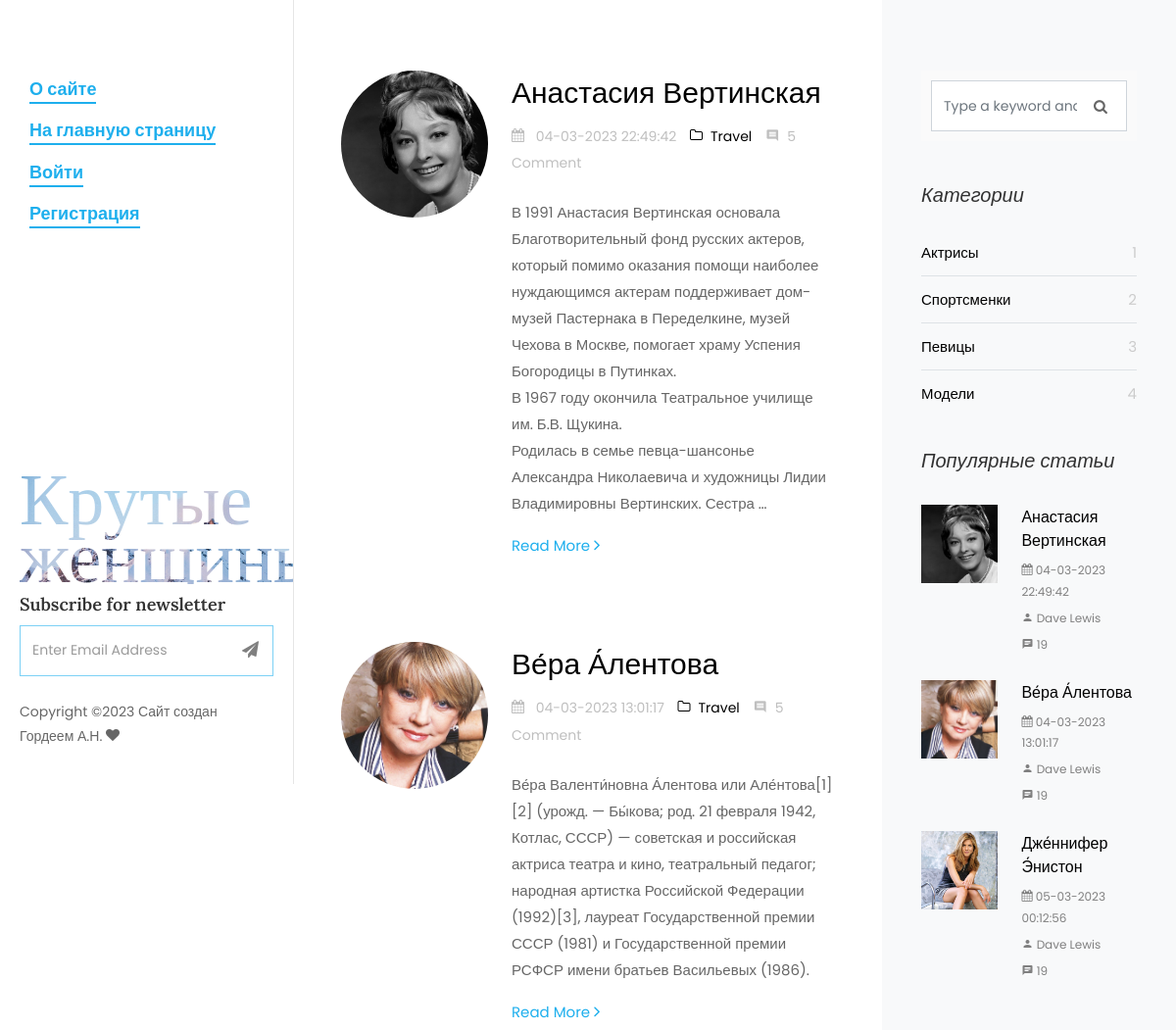
The page /cats/aktrisy/ (upper part) on the database as committed earlier.
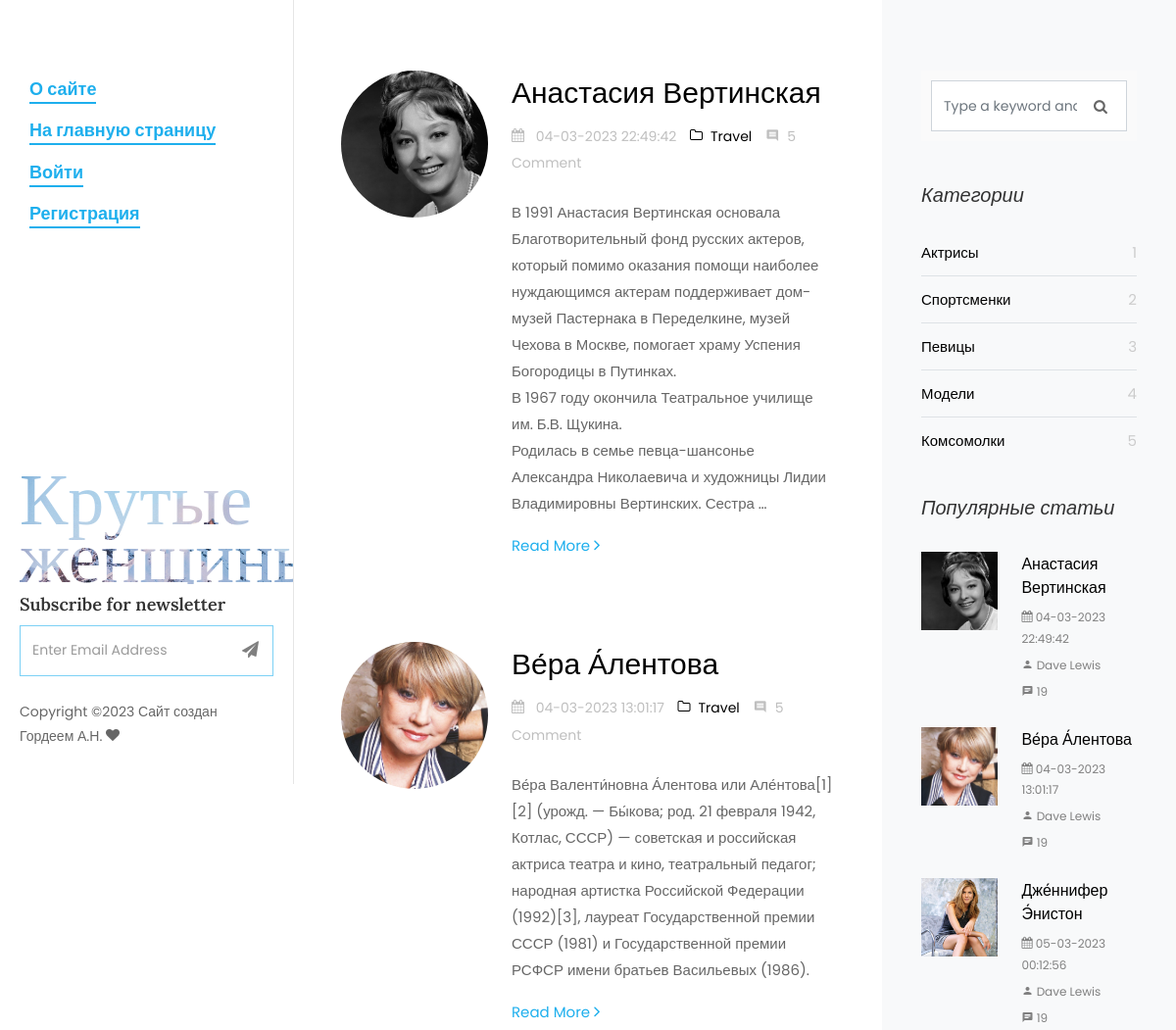
The same page on the database as committed later.
### women/models.py (models this page shows, shortened)
class Women(models.Model):
    objects = None
    title = models.CharField(max_length=255, verbose_name='Заголовок')
    content = models.TextField(blank=True)
    photo = models.ImageField(upload_to="photos/%Y/%m/%d/")
    time_create = models.DateTimeField(auto_now_add=True)
    slug = models.SlugField(max_length=250, unique= True, db_index= True, verbose_name= "URL")
    time_update = models.DateTimeField(auto_now=True)
    is_published = models.BooleanField(default=True)
    cat = models.ForeignKey('Category', on_delete=models.PROTECT, )
    class Meta:
        verbose_name_plural = 'Известные женщины'
        ordering = ('cat', 'title')

class Category(models.Model):
    name = models.CharField(max_length=100, db_index=True)
    slug = models.SlugField(max_length=250, unique=True, db_index=True, verbose_name='URL')
    class Meta:
        verbose_name_plural = 'Категории'
    def get_absolute_url(self):
        return reverse('category', kwargs={'cat_slug': self.slug})

### women/views.py (the view)
# urls.py: path('cats/<slug:cat_slug>/', CategoryListView.as_view(), name='category'),
class CategoryListView(DataMixin, ListView):
    paginate_by = 4
    model = Women
    template_name = 'women/category.html'
    context_object_name = 'posts'
    def get_queryset(self):
        return self.model.objects.filter(cat__slug=self.kwargs['cat_slug'], is_published=True)
    def get_context_data(self):
        context = super(CategoryListView, self).get_context_data()
        context['menu'] = menu
        context['cats'] = Category.objects.all()
        return context

### women/templates/women/category.html (shortened to what this page needs)
{% load static %}
<!DOCTYPE html>
<html lang="en">
  <head>
    <link rel="stylesheet" href="{% static 'css/open-iconic-bootstrap.min.css' %}">
    <link rel="stylesheet" href="{% static 'css/animate.css' %}">
    <link rel="stylesheet" href="{% static 'css/owl.carousel.min.css' %}">
    <link rel="stylesheet" href="{% static 'css/owl.theme.default.min.css' %}">
    <link rel="stylesheet" href="{% static 'css/magnific-popup.css' %}">
    <link rel="stylesheet" href="{% static 'css/aos.css' %}">
    <link rel="stylesheet" href="{% static 'css/ionicons.min.css' %}">
    <link rel="stylesheet" href="{% static 'css/bootstrap-datepicker.css' %}">
    <link rel="stylesheet" href="{% static 'css/jquery.timepicker.css' %}">
    <link rel="stylesheet" href="{%  static 'css/flaticon.css' %}">
    <link rel="stylesheet" href="{% static 'css/icomoon.css' %}">
    <link rel="stylesheet" href="{% static 'css/style.css' %}">
  </head>
  <body>
	{% include 'women/side-header.html' %}
		<div id="colorlib-main">
			<section class="ftco-section ftco-no-pt ftco-no-pb">
	    	<div class="container">
	    		<div class="row d-flex">
	    			<div class="col-xl-8 py-5 px-md-5">
						{% for p in posts %}
	    				<div class="row pt-md-4">
			    			<div class="col-md-12">
									<div class="blog-entry ftco-animate d-md-flex">
										<a href="" class="img img-2"
										   style="background-image: url('{{ p.photo.url }}');"></a>
										<div class="text text-2 pl-md-4">
				              <h3 class="mb-2"><a href="{% url 'post' p.slug %}" > {{ p.title }} </a></h3>
				              <div class="meta-wrap">
												<p class="meta">
				              		<span><i class="icon-calendar mr-2"></i> {{p.time_update|date:'d-m-Y H:i:s' }} </span>
				              		<span><a href="single.html"><i class="icon-folder-o mr-2"></i>Travel</a></span>
				              		<span><i class="icon-comment2 mr-2"></i>5 Comment</span>
				              	</p>
			              	</div>
				              <p class="mb-4"> {{ p.content | linebreaks | truncatewords:50 }}</p>
				              <p><a href=" {% url 'post' p.slug %} " class="btn-custom">Read More <span class="ion-ios-arrow-forward"></span></a></p>
				            </div>
									</div>
								</div>
			    		</div>
						{% endfor %}
			    	</div>
	    			<div class="col-xl-4 sidebar ftco-animate bg-light pt-5">
	            			<div class="sidebar-box pt-md-4">
	              						<form action="#" class="search-form">
	                				<div class="form-group">
	                  				<span class="icon icon-search"></span>
	                						  <input type="text" class="form-control" placeholder="Type a keyword and hit enter">
	                </div>
	              </form>
	            </div>
	            <div class="sidebar-box ftco-animate">
	            	<h3 class="sidebar-heading">Категории </h3>
	              <ul class="categories">
					{% for cat in cats %}
	                <li><a href="{{ cat.get_absolute_url  }}"> {{ cat.name }}
						<span> {{ cat.pk }}</span></a></li>
					  {% endfor %}
	              </ul>
	            </div>
	            <div class="sidebar-box ftco-animate">
	              <h3 class="sidebar-heading">Популярные статьи </h3>
					{% for p in posts|slice:":3" %}
	              <div class="block-21 mb-4 d-flex">
	                <a class="blog-img mr-4"  style="background-image: url('{{ p.photo.url }}');"></a>
	                <div class="text">
	                  <h3 class="heading"><a href="#">{{ p.title }}</a></h3>
	                  <div class="meta">
	                    <div><a href="#"><span class="icon-calendar"></span> {{p.time_update|date:'d-m-Y H:i:s' }} </a></div>
	                    <div><a href="#"><span class="icon-person"></span> Dave Lewis</a></div>
	                    <div><a href="#"><span class="icon-chat"></span> 19</a></div>
	                  </div>
	                </div>
	              </div>
					{% endfor %}
	            </div>
	            </div>
	          </div>
	    		</div>
	    	</div>
		</div>
  </body>
</html>

### women/templates/women/side-header.html (shortened to what this page needs)
{% load static %}
<div id="colorlib-page">
		<aside id="colorlib-aside" role="complementary" class="js-fullheight">
			<nav id="colorlib-main-menu" role="navigation">
				<ul>
					{% if user.is_authenticated %}
							{% for m in menu|slice:":3" %}
										<li class="colorlib-active"><a href=" {% url m.url_name %} " > {{ m.title }} </a></li>
							{% endfor %}
										<li class="pfooter ">   на сайт вошёл :  {{ user.username}} </li>
					 {% else %}
						{% for m in menu|slice:"1:5" %}
									<li class="colorlib-active" ><a href=" {% url m.url_name %} " > {{ m.title }} </a></li>
					{% endfor %}
					{% endif %}
				</ul>
			</nav>
			<div class="colorlib-footer">
				<h1 id="colorlib-logo" class="mb-1"><a href="#" style="background-image: url('../static/images/bg_1.jpg');">Крутые <span> женщины </span></a></h1>
				<div class="mb-4">
					<h3>Subscribe for newsletter</h3>
					<form action="#" class="colorlib-subscribe-form">
            <div class="form-group d-flex">
            	<div class="icon"><span class="icon-paper-plane"></span></div>
              <input type="text" class="form-control" placeholder="Enter Email Address">
            </div>
          </form>
				</div>
				<p class="pfooter">
	  Copyright &copy;<script>document.write(new Date().getFullYear());</script> Сайт создан Гордеем А.Н.  <i class="icon-heart" aria-hidden="true"></i>
	  </p>
			</div>
          	</aside>

### women/static/css/icomoon.css (style rules this page uses)
[class^="icon-"], [class*=" icon-"] { font-family: 'icomoon' !important; speak: none; font-style: normal; font-weight: normal; font-variant: normal; text-transform: none; line-height: 1; -webkit-font-smoothing: antialiased; -moz-osx-font-smoothing: grayscale; }
.icon-search:before { content: "\f002"; }
.icon-heart:before { content: "\f004"; }
.icon-calendar:before { content: "\f073"; }
.icon-folder-o:before { content: "\f114"; }
.icon-paper-plane:before { content: "\f1d8"; }
.icon-chat:before { content: "\e0b7"; }
.icon-comment2:before { content: "\e0b9"; }
.icon-person:before { content: "\e7fd"; }

Rows that differ between the two databases and show on the page:
added Category: name "Комсомолки", pk "5"
